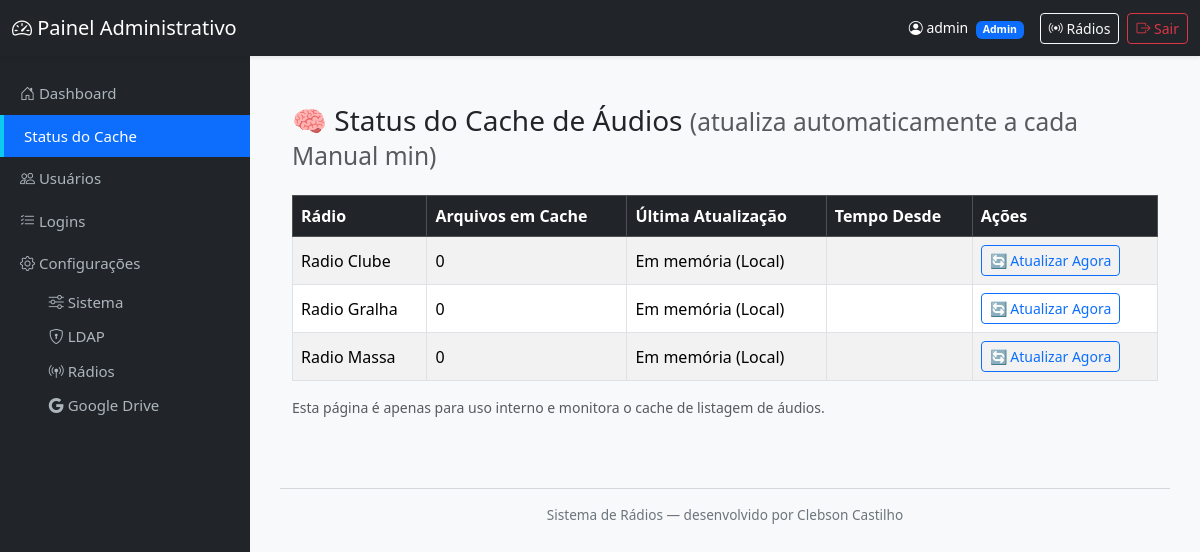
The app's page /admin/status-cache (signed in) with its own data.
### tables this page shows
CREATE TABLE tb_radios (
  id_radio INTEGER PRIMARY KEY AUTOINCREMENT,
  chave TEXT NOT NULL UNIQUE,
  nome TEXT NOT NULL,
  pasta_base TEXT NOT NULL,
  extensao TEXT NOT NULL DEFAULT '.mp3',
  parse_nome TEXT,
  ativa INTEGER NOT NULL DEFAULT 1,
  created_at TEXT DEFAULT (datetime('now')),
  updated_at TEXT DEFAULT (datetime('now'))
, tipo_pasta TEXT DEFAULT 'local', drive_folder_id TEXT, drive_folder_name TEXT);

### mod_admin/routes.py (the view)
@bp_admin.route('/admin/status-cache')
@admin_required
def status_cache():
    radios_cfg = carregar_radios_config()
    agora = datetime.now()
    status = []
    for radio_key, cfg in radios_cfg.items():
        if radio_key in CACHE_LOCAL:
            qtd = len(CACHE_LOCAL[radio_key])
            tipo = "Local"
        elif radio_key in CACHE_DRIVE:
            qtd = len(CACHE_DRIVE[radio_key])
            tipo = "Drive"
        else:
            qtd = 0
            tipo = "—"
        status.append({
            "radio": radio_key,
            "nome": cfg["nome"],
            "tipo": tipo,
            "arquivos": qtd,
            "ultima_atualizacao": "Persistente (Drive)" if tipo == "Drive" else "Em memória (Local)",
        })
    return render_template(
        'status_cache.html',
        status=status,
        intervalo="Manual"
    )

### mod_auth/utils.py (called while the page is built)
def admin_required(f):
    @wraps(f)
    def decorated_function(*args, **kwargs):
        user = session.get('user')
        if not user:
            flash("⚠️ Faça login para continuar.", "warning")
            return redirect(url_for('auth.login', next=request.url))
        if user.get('tipo') != 'admin':
            template = current_app.jinja_env.get_or_select_template("error_403.html")
            return template.render(user=user), 403
        return f(*args, **kwargs)
    return decorated_function

### mod_config/models.py (called while the page is built)
def _conn():
    conn = sqlite3.connect(DB_PATH)
    conn.row_factory = sqlite3.Row
    return conn

def carregar_radios_config() -> Dict[str, Dict]:
    cfg = {}
    sistema = platform.system().lower()
    if sistema == "windows":
        base_dir = "C:/SCC/RadioAppOpec/uploads"
    else:
        base_dir = "/mnt"
    print(f"🧩 Sistema detectado: {sistema}")
    for r in ConfigRadio.get_ativas():
        if r.get("tipo_pasta") == "drive":
            pasta = f"[Google Drive] {r.get('drive_folder_name') or 'Sem pasta vinculada'}"
        else:
            pasta = r.get("pasta_base") or os.path.join(base_dir, f"{r['chave']}_fm")
        pasta = os.path.normpath(pasta)
        cfg[r["chave"]] = {
            "nome": r["nome"],
            "pasta_base": pasta,
            "extensao": r.get("extensao") or ".mp3",
            "parse_nome": r.get("parse_nome"),
        }
        print(f"📂 {r['nome']} → {pasta}")
    return cfg

    @staticmethod
    def get_ativas() -> List[Dict]:
        with _conn() as c:
            cur = c.execute("SELECT * FROM tb_radios WHERE ativa=1 ORDER BY nome")
            return [dict(r) for r in cur.fetchall()]

### mod_admin/templates/status_cache.html (shortened to what this page needs)
{% extends "admin_base.html" %}
{% block content %}
<div class="container py-4">
  <h3 class="mb-4">
    🧠 Status do Cache de Áudios
    <small class="text-muted">(atualiza automaticamente a cada {{ intervalo }} min)</small>
  </h3>
  {% if status %}
  <table class="table table-striped table-bordered align-middle">
    <thead class="table-dark">
      <tr>
        <th>Rádio</th>
        <th>Arquivos em Cache</th>
        <th>Última Atualização</th>
        <th>Tempo Desde</th>
        <th>Ações</th>
      </tr>
    </thead>
    <tbody>
      {% for item in status %}
      <tr>
        <td>{{ item.nome }}</td>
        <td>{{ item.arquivos }}</td>
        <td>{{ item.ultima_atualizacao or "— aguardando primeira atualização —" }}</td>
        <td>{{ item.minutos_desde }}</td>
        <td>
          <a href="{{ url_for('radio.atualizar_cache_manual', radio_key=item.radio) }}"
             class="btn btn-sm btn-outline-primary">
            🔄 Atualizar Agora
          </a>
        </td>
      </tr>
      {% endfor %}
    </tbody>
  </table>
  {% else %}
  <div class="alert alert-warning">
    ⚠️ Nenhum dado de cache disponível ainda. Aguarde alguns minutos para a primeira atualização automática.
  </div>
  {% endif %}
  <p class="text-muted small mt-3">
    Esta página é apenas para uso interno e monitora o cache de listagem de áudios.
  </p>
</div>
{% endblock %}

### templates/admin_base.html (style rules this page uses)
body { background-color: #f8f9fa; overflow-x: hidden; }

### records on screen
tb_radios: nome "Radio Clube", arquivos "0", ultima_atualizacao "Em memória (Local)"
tb_radios: nome "Radio Gralha", arquivos "0", ultima_atualizacao "Em memória (Local)"
tb_radios: nome "Radio Massa", arquivos "0", ultima_atualizacao "Em memória (Local)"

### other values on screen
{{ session.user.usuario }} "admin"
{{ session.user.tipo|capitalize }} "Admin"
{{ intervalo }} "Manual"
